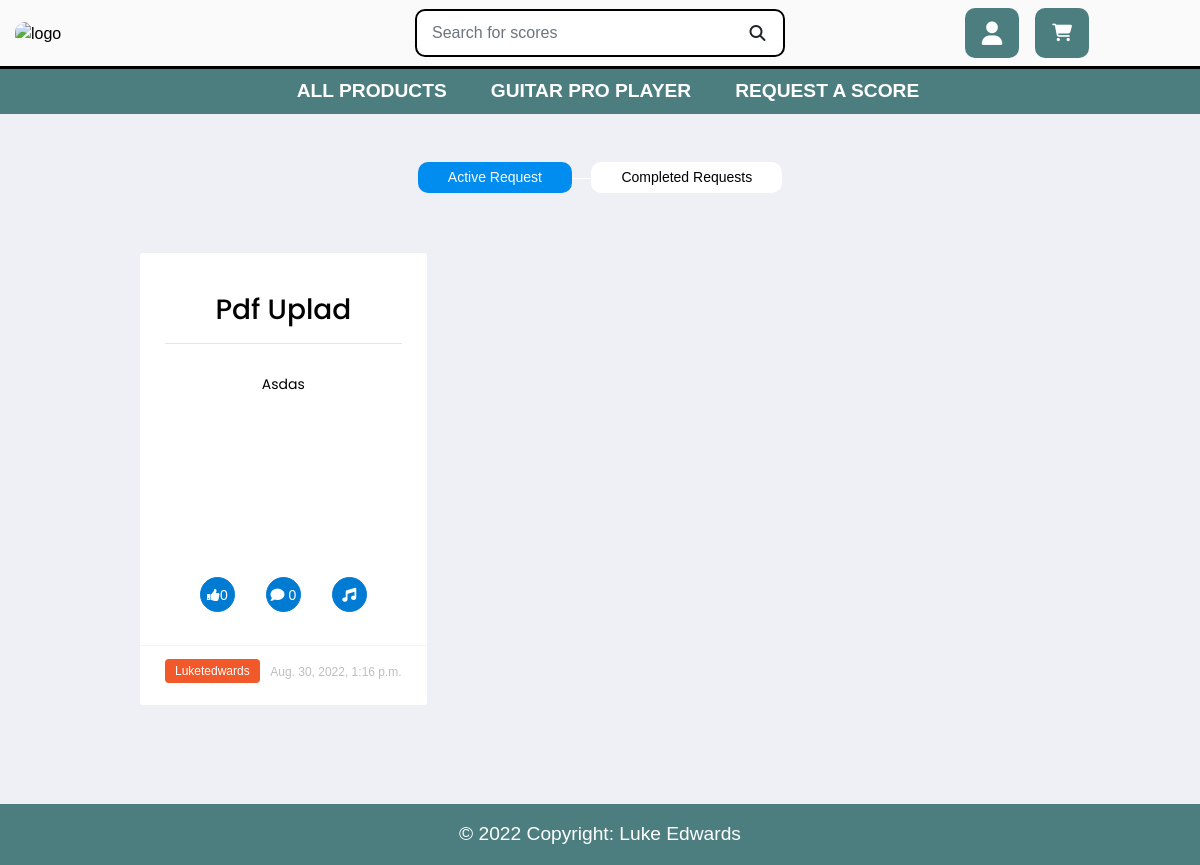
Screenshot of /requests/ with the database file from the repository.
### voting/models.py (models this page shows, shortened)
class ScoreRequest(models.Model):
    title = models.CharField(max_length=150)
    description = models.TextField()
    date = models.DateTimeField(auto_now=True)
    upvotes = models.IntegerField(default=0)
    liked = models.ManyToManyField(
        User,
        related_name='liked',
        blank=True,
        default=None)
    video_link = models.URLField(max_length=1024, null=True, blank=True)
    link = models.URLField(max_length=1024, null=True, blank=True)
    created_by = models.ForeignKey(
        User,
        related_name='requests',
        on_delete=models.CASCADE,
        default=User)
    completed = models.BooleanField(default=False)

### voting/views.py (the view)
# urls.py: path('requests/', include('voting.urls')),
def requests(request):
    form = CommentForm
    form2 = SubmissionForm
    requests = ScoreRequest.objects.all().order_by('liked')
    submissions = ScoreSubmissions.objects.all().order_by('-date')
    active_submissions = ScoreRequest.objects.filter(completed=False).count()
    inactive_submissions = ScoreRequest.objects.filter(completed=True).count()
    comments = Comments.objects.all()
    list = []
    comment_list = []
    for score in requests:
        relevant_comments = comments.filter(score=score)
        count = relevant_comments.count()
        joined = {
            'score': score.id,
            'commentCount': count,
        }
        comment_list.append(joined)
    for requested in requests:
        if requested.liked.filter(id=request.user.id).exists():
            list.append(requested.pk)
    user = request.user
    context = {
        'requests': requests,
        'user': user,
        'comments': comments,
        'list': list,
        'form': form,
        'comment_list': comment_list,
        'form2': form2,
        'submissions': submissions,
        'active_submissions': active_submissions,
        'inactive_submissions': inactive_submissions,
    }
    return render(request, 'voting/requests2.html', context)

### cart/contexts.py (called while the page is built, shortened)
def cart_contents(request):
    cart_items = []
    total = 0
    product_count = 0
    cart = request.session.get('cart', {})
    total = total
    context = {
        'cart_items': cart_items,
        'total': total,
        'product_count': product_count,
    }
    return context

### voting/templates/voting/requests2.html (shortened to what this page needs)
{% extends "base.html" %}
{% load static %}
{% block extra_css %}
<link rel="stylesheet" href="{% static 'css/requests.css' %}">
{% endblock %}
{% block content %}
<link href="https://maxcdn.bootstrapcdn.com/font-awesome/4.7.0/css/font-awesome.min.css" rel="stylesheet">
<div class="tr-job-posted section-padding">
    <div class="container">
        <div class="job-tab text-center">
            <ul style="text-decoration:none;" class="nav nav-tabs justify-content-center" role="tablist">
                <li role="presentation" class="active">
                    <a style="text-decoration:none;" class="active show" href="#active-requests"
                        aria-controls="hot-jobs" role="tab" data-toggle="tab" aria-selected="true" aria-label="active requests">Active Request</a>
                </li>
                <li role="presentation"><a style="text-decoration:none;" href="#completed-requests"
                        aria-controls="recent-jobs" role="tab" data-toggle="tab" class=""
                        aria-selected="false" aria-label="completed requests">Completed Requests</a></li>
            </ul>
            <div class="tab-content text-left">
                <div role="tabpanel" class="tab-pane fade active show" id="active-requests">
                    <div class="row">
                        {% if active_submissions > 0 %}
                        {% for requested in requests%}
                        {% if requested.completed == False %}
                        <div class="col-md-6 col-lg-4">
                            <div class="job-item">
                                <div class="job-info">
                                    <div class="company-logo text-center">
                                        <h3>{{requested.title|title}}</h3>
                                        <hr>
                                    </div>
                                    <p class="tr-title text-center">
                                        {{requested.description|title}}
                                    </p>
                                    <div class="col-12 pt-5  center d-flex">
                                        <ul class="job-social2 tr-list center">
                                            <li class="p-2"><a href="#" class="white-text"><i class="fa fa-thumbs-up"
                                                        aria-hidden="true"></i>{{requested.upvotes}}</a></li>
                                            <li class="p-2"><a href="#" class="white-text"><i
                                                        class="fa-solid fa-comment" aria-hidden="true"></i>
                                                    {% for dict in comment_list %}
                                                    {% if requested.id == dict.score%}
                                                    {{dict.commentCount}}
                                                    {%endif%}
                                                    {%endfor%}
                                                </a></li>
                                            <li class="p-2"><a href="#" class="white-text"><i class="fa-solid fa-music"
                                                        aria-hidden="true"></i>
                                                </a></li>
                                        </ul>
                                    </div>
                                    <div class="time">
                                        <a style="text-decoration:none;" id="vendor-link" style="z-index:9999;"
                                            href="{% url 'storefront' requested.created_by%}" aria-label="view vendor"><span>{{requested.created_by|title}}</span></a>
                                        <span id="card-date" class="pull-right">{{requested.date}}</span>
                                    </div>
                                </div>
                            </div>
                        </div>
                        {% endif %}
                        {% endfor %}
                        {% else %}
                        <div class="col-12 text-center">
                            <h2>No posts to show</h2>
                        </div>
                        {%endif%}
                    </div>
                </div>
            </div>
        </div>
    </div>
</div>
{% endblock %}

### static/css/base.css (style rules this page uses)
html { width: 100% !important; padding-left: 0 !important; padding-right: 0 !important; margin-left: 0 !important; margin-right: 0 !important; overflow: hidden !important; height: 100%; }
body { color: #000000; font-family: Sans-Serif; padding: 30px; padding-top: 0 !important; background-color: #efeff6 !important; margin-top: 0 !important; background-size: cover; color: black !important; font-family: 'Helvetica'; height: 100%; min-height: 100%; margin: 0; padding-bottom: 30px; height: 100% !important; width: 100% !important; padding-left: 0 !important; padding-right: 0 !important; margin-left: 0 !important; margin-right: 0 !important; overflow-x: hidden !important; }
* { box-sizing: border-box; }
.container { flex-wrap: wrap; align-items: center; justify-content: center; padding: 0 20px; }
.center { margin: 0 auto !important; }
.container { margin-bottom: 100px !important; }
h1, h2, h3, h4, h5, h6, p { font-family: 'Poppins', sans-serif !important; }
a { text-decoration: none; color: #000000; }
@media (min-width: 1200px) { .container { max-width: 80%; } }
.fa { font-size: 25px; }
.row:after { content: ""; display: table; clear: both; }

### static/css/requests.css (style rules this page uses)
body { background-color: #f5f4f5; margin-top:20px; }
.job-item { background-color: #fff; }
.job-tab .nav-tabs { margin-bottom: 60px; margin-top: 3rem; border-bottom: 0; text-decoration: none; }
.job-tab .nav-tabs>li { float: none; display: inline; text-decoration: none; }
.job-tab .nav-tabs li { margin-right: 15px; }
.job-tab .nav-tabs li:last-child { margin-right: 0; }
.job-tab .nav-tabs { position: relative; z-index: 1; display: inline-block; }
.job-tab .nav-tabs:after { position: absolute; content: ""; top: 50%; left: 0; width: 100%; height: 1px; background-color: #fff; z-index: -1; text-decoration: none; }
.job-tab .nav-tabs>li a { display: inline-block; background-color: #fff; border: none; border-radius: 10px; font-size: 14px; color: #000; padding: 5px 30px; }
.job-tab .nav-tabs>li>a.active, .job-tab .nav-tabs>li a.active>:focus, .job-tab .nav-tabs>li>a.active:hover, .job-tab .nav-tabs>li>a:hover { border: none; background-color: #008def; color: #fff; }
.job-item { border-radius: 3px; position: relative; margin-bottom: 30px; z-index: 1; }
.job-item .job-info { font-size: 14px; color: #000; overflow: hidden; padding: 40px 25px 20px; }
.job-info .company-logo { margin-bottom: 30px; }
.job-info .tr-title { margin-bottom: 15px; }
.job-info ul { margin-bottom: 30px; }
.job-item .time { position: relative; }
.job-item .time:after { position: absolute; content: ""; bottom: 35px; left: -50px; width: 150%; height: 1px; background-color: #f5f4f5; z-index: 9999; }
.job-item .time span { font-size: 12px; color: #bebebe; line-height: 25px; }
.job-item .btn.btn-primary, .role .btn.btn-primary, .job-item .time a span { padding: 5px 10px; border-radius: 4px; line-height: 10px; font-size: 12px; }
.job-item .time a span { color: #fff; background-color: #f1592a; border-color: #f1592a; }
.job-social2 { margin-top: 35px; }
.time { transition: 0s; background-color: transparent; }
.job-social2 li { float: left; }
.job-social2 li + li { margin-left: 15px; }
.job-social2 li a i { margin-right: 0; font-size: 14px; }
.job-social2 li a { width: 35px; height: 35px; text-align: center; display: block; background-color: #007bd4; line-height: 35px; border-radius: 100%; border: 1px solid #007bd4; position: relative; overflow: hidden; z-index: 0; color: white; }
.job-social2 li a:before { position: absolute; content: ""; left: 0; top: 0; width: 100%; height: 100%; z-index: -1; border-radius: 100%; background-color:#008def; -webkit-transform: scale(0); -moz-transform: scale(0); -ms-transform: scale(0); transform: scale(0); }
.tr-list { margin: 0; padding: 0; list-style: none; }

### rows the page displays
ScoreRequest: title "Pdf Uplad", description "Asdas", upvotes "0", commentCount "0", created_by "Luketedwards", date "Aug. 30, 2022, 1:16 p.m."
